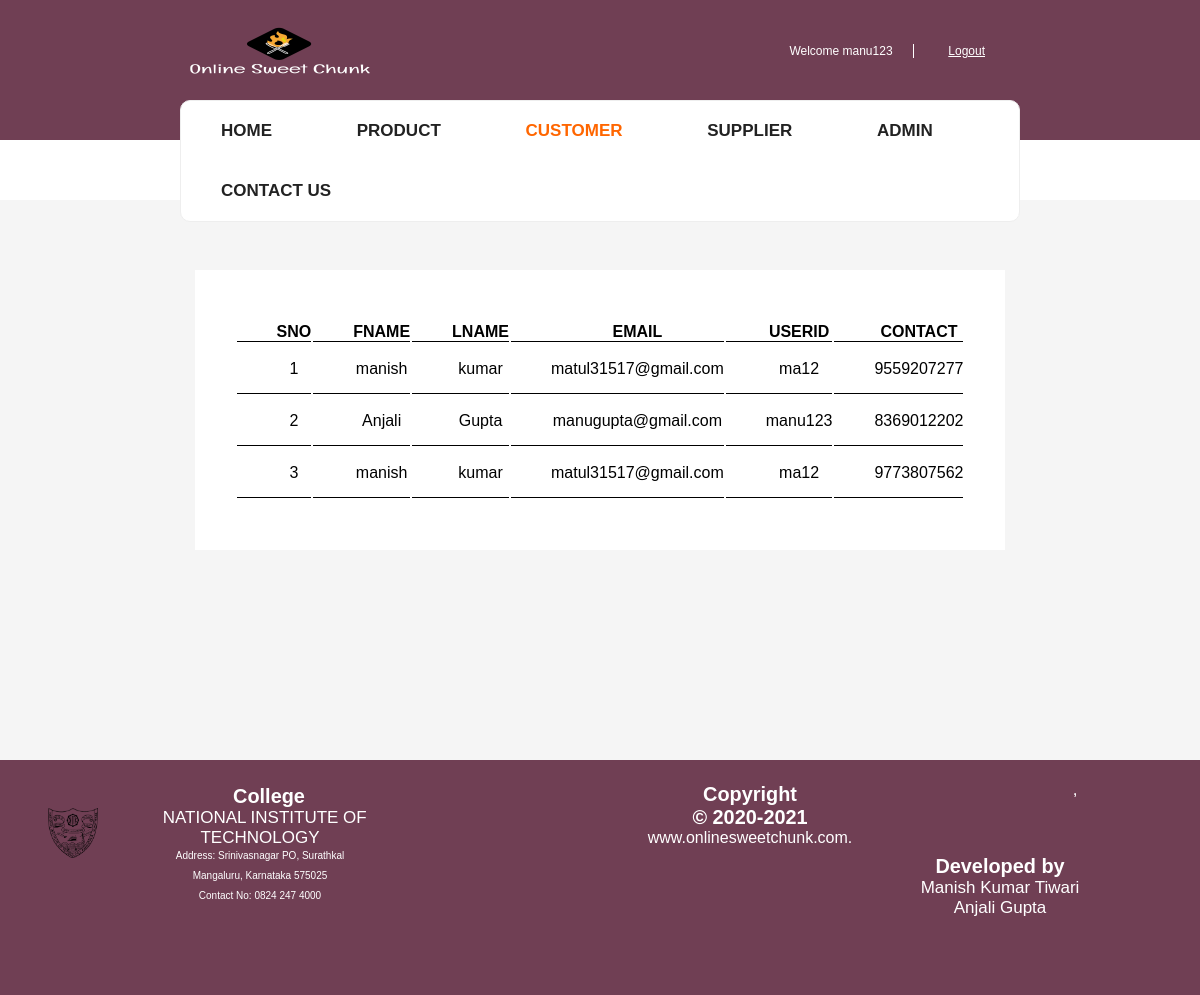
The app's page /admin/customer.php (signed in) with its own data.
### tables this page shows
CREATE TABLE IF NOT EXISTS `contact` (
  `CONTACT` varchar(20) DEFAULT NULL,
  `EMAIL` varchar(30) DEFAULT NULL
);

CREATE TABLE IF NOT EXISTS `registration` (
  `FNAME` varchar(20) NOT NULL,
  `LNAME` varchar(20) DEFAULT NULL,
  `EMAIL` varchar(30) NOT NULL,
  `UNAME` varchar(20) NOT NULL,
  `PASSWORD` varchar(20) NOT NULL,
  `status` varchar(20) NOT NULL
);

### admin/customer.php (the view, shortened to what this page needs)
<?php include("dbconnect.php");?>
<?php include("header.php"); ?>
<nav id="menu">
<div class="menu">
			<ul>
				<li><a href="home.php" style="border:none;">Home</a></li>
				<li><a href="product.php" style="border:none;">Product</a></li>
				<li><a href="customer.php" style="border:none;" class="active">Customer</a></li>
				<li ><a href="supplier.php" style="border:none;">Supplier</a></li>
				<li ><a href="Admin.php" style="border:none;">Admin</a></li>
				<li ><a href="contact.php" style="border:none;">Contact Us</a></li>
			</ul>
			</div>
		</nav>
		</header>
<div id="body" style="padding:0; margin-top:-62px;">
<br>
<br>
<br>
<div id="container" style="border:none;">
			<table id="table">
			<thead>
			 <tr>
			 <th>
			 SNO
			 </th>
			 <th>
			 FNAME
			 </th>
			 <th>
			 LNAME
			 </th>
			 <th>
			 EMAIL
			 </th>
			 <th>
			  USERID
			 </th>
			 <th>
			  CONTACT
			 </th>
			 </tr>
			</thead>
			<tbody>
			<?php
                       $query ="select r.fname  , r.lname, r.email ,r.uname, c.contact from registration r , contact c where r.email=c.email and status='user'";
			       $result=mysqli_query($con,$query);
                    $sno=0;
                        while ($row = mysqli_fetch_assoc($result)) {
                            echo "<tr><form action='update.php' method='post'>";
							echo '<td>'.++$sno.'</td>';
                            echo '<td>'. $row['fname'].'</td>';
                               echo '<td>'. $row['lname'].'</td>';
								echo '<td>'. $row['email'].'</td>';
							    echo '<td>'. $row['uname'].'</td>';
								echo '<td>'. $row['contact'].'</td>';
                           echo '</tr> </form> ';
						}
			?>
			</tbody>
			</table>
			</div>
			<br>
		<br>
		<br>
         <br>
		 <br>
		 <br>
		 <br>
		  <br>
		 <br>
		 <br>
		</div>
<?php
include("footer.php");
?>

### admin/index.css (style rules this page uses)
body { margin:0; padding:0; font-family: sans-serif; }
#body { overflow:hidden; background: #f5f5f5; }
#body #container { color:#b13c68; margin:0 20px; padding:10px 20px; overflow:hidden; }

### admin/header.css (style rules this page uses)
* { padding: 0; margin:0; }
body { font-family: 'Roboto', sans-serif; }
nav .menu { width: 70%; margin: 0 auto; background-color: #fff; border: 1px solid #eee; border-radius: 10px ; position: relative; top:-40px; display: flex; justify-content: center; }
nav .menu ul { width: 100%; }
nav .menu ul li, nav .menu ul li .input-group { display: inline-block; }
nav .menu ul li { padding: 20px 15px; font-weight: bold; }
nav .menu ul li a { margin: 0 25px; text-decoration: none; color:#222; text-transform: uppercase; }
nav .menu ul li a.active { color: #ff6600; }

### admin/table.css (style rules this page uses)
#table { margin:0 auto; // border-bottom:1px solid black; background:#fff; padding:50px 40px; width:10%; }
th { border-bottom:1px solid black; padding-left:40px; height:20px; }
td { border-bottom:1px solid black; padding-left:40px; height:50px; text-align:center; }

### user/checkout.css (style rules this page uses)
body { font-family: :Arial, Helvetica, sans-serif; font-size: 17px; padding: 8px; }
* { box-sizing: border-box; }
a { border:1px solid lightgray; }

### user/registration_main.css (style rules this page uses)
* { margin: 0; padding: 0; font-family: sans-serif; }

### user/about.css (style rules this page uses)
* { margin:0; padding: 0; font-family: sans-serif; }

### records on screen
contact: registration.FNAME "manish", registration.LNAME "kumar", registration.EMAIL "matul31517@gmail.com", registration.UNAME "ma12", CONTACT "9559207277"
contact: registration.FNAME "Anjali", registration.LNAME "Gupta", registration.EMAIL "manugupta@gmail.com", registration.UNAME "manu123", CONTACT "8369012202"
contact: registration.FNAME "manish", registration.LNAME "kumar", registration.EMAIL "matul31517@gmail.com", registration.UNAME "ma12", CONTACT "9773807562"

### other values on screen
$_SESSION['uname'] "manu123"
